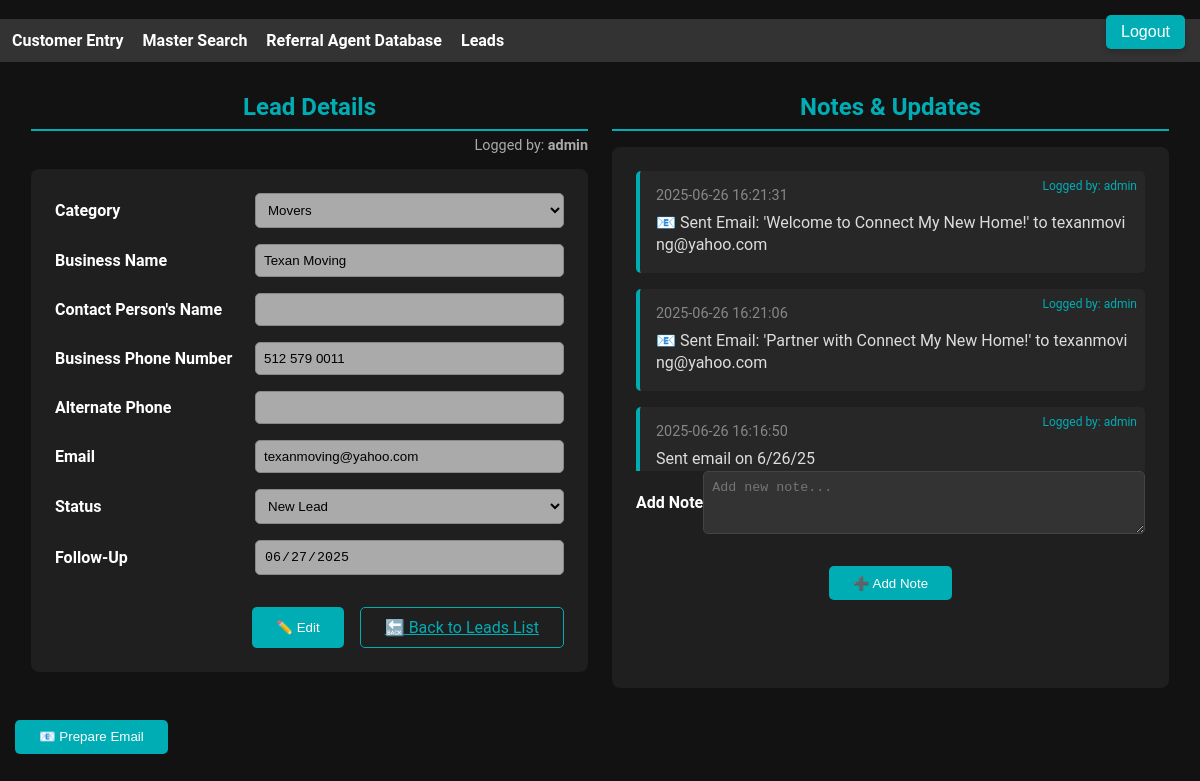
Page /leads_central/view/3 on the committed database.
### tables this page shows
CREATE TABLE leads (
                id INTEGER PRIMARY KEY AUTOINCREMENT,
                category TEXT,
                business_name TEXT,
                contact_name TEXT,
                contact_info TEXT,
                number TEXT,
                email TEXT,
                notes TEXT,
                timestamp TEXT,
                status TEXT,
                follow_up TEXT,
                created_by TEXT
            , display_order INTEGER DEFAULT 0);

CREATE TABLE lead_notes (
    note_id INTEGER PRIMARY KEY AUTOINCREMENT,
    lead_id INTEGER,
    note TEXT,
    timestamp TEXT,
    created_by TEXT,
    FOREIGN KEY (lead_id) REFERENCES leads(id)
);

### plugins/leads_central/leads_central.py (the view)
@leads_central_bp.route("/view/<int:lead_id>")
def view_lead(lead_id):
    with sqlite3.connect(DB_FILE) as conn:
        lead = conn.execute("SELECT * FROM leads WHERE id=?", (lead_id,)).fetchone()
        notes = conn.execute(
            "SELECT * FROM lead_notes WHERE lead_id=? ORDER BY timestamp DESC",
            (lead_id,)
        ).fetchall()
    return render_template("view_lead.html", lead=lead, notes=notes)

### plugins/leads_central/templates/view_lead.html (shortened to what this page needs)
﻿{% extends 'index.html' %}
{% block content %}
<a href="{{ url_for('login_plugin.logout') }}" class="logout-btn">Logout</a>
<div class="container py-5">
    <div class="content-frames">
        <div class="frame">
            <div class="header"><h2>Lead Details</h2></div>
<p style="font-size:0.9rem; color:#aaa; text-align:right; margin-top:-10px; margin-bottom:15px;">
    Logged by: <strong>{{ lead[11] if lead[11] else 'Unknown' }}</strong>
</p>
            <form class="card">
                <div class="form-group">
                    <label>Category</label>
                    <select id="field-category" class="form-select" disabled>
                        {% for cat in ['Movers','Realtors','Property Management','Insurance','Inspectors','Title Companies','Mortgage Companies'] %}
                            <option value="{{ cat }}" {% if lead[1] == cat %}selected{% endif %}>{{ cat }}</option>
                        {% endfor %}
                    </select>
                </div>
                <div class="form-group">
                    <label>Business Name</label>
                    <input id="field-business-name" class="form-control" value="{{ lead[2] }}" disabled>
                </div>
                <div class="form-group">
                    <label>Contact Person's Name</label>
                    <input id="field-contact-name" class="form-control" value="{{ lead[3] }}" disabled>
                </div>
                <div class="form-group">
                    <label>Business Phone Number</label>
                    <input id="field-number" class="form-control" value="{{ lead[5] }}" disabled>
                </div>
                <div class="form-group">
                    <label>Alternate Phone</label>
                    <input id="field-contact-info" class="form-control" value="{{ lead[4] }}" disabled>
                </div>
                <div class="form-group">
                    <label>Email</label>
                    <input id="field-email" class="form-control" value="{{ lead[6] }}" disabled>
                </div>
                <div class="form-group">
                    <label>Status</label>
                    <select id="field-status" class="form-select" disabled>
                        {% for status in ['New Lead','Contacted','Follow-up','Negotiating','Acquired','Lost / Deleted'] %}
                            <option value="{{ status }}" {% if lead[9] == status %}selected{% endif %}>{{ status }}</option>
                        {% endfor %}
                    </select>
                </div>
                <div class="form-group">
                    <label>Follow-Up</label>
                    <input type="date" id="field-follow-up" class="form-control" value="{{ lead[10] }}" disabled>
                </div>
                <div style="display:flex; justify-content:flex-end; gap:1rem; flex-wrap: wrap;">
                    <button id="editBtn" type="button" class="btn btn-primary">✏️ Edit</button>
                    <a href="/leads_central/" class="btn btn-outline-primary">🔙 Back to Leads List</a>
                </div>
            </form>
        </div>
        <div class="frame">
            <div class="header"><h2>Notes & Updates</h2></div>
            <div class="card">
                <div class="notes-history">
                    {% set combined = notes + ([ (None, None, lead[7], lead[8], lead[11]) ] if lead[7] else []) %}
                    {% for note in combined|sort(attribute=3) | reverse %}
                    <div class="note-card" style="position: relative;">
                        <small>{{ note[3] }}</small>
                        <p>{{ note[2] }}</p>
                        <span style="position: absolute; top: 8px; right: 8px; color: #00ADB5; font-size: 0.75rem;">
                            Logged by: {{ note[4] if note[4] else 'Unknown' }}
                        </span>
                    </div>
                    {% else %}
                    <p class="text-muted">No notes yet.</p>
                    {% endfor %}
                </div>
                <form method="POST" action="/leads_central/add_note/{{ lead[0] }}">
                    <div class="form-group">
                        <label style="width:auto;">Add Note</label>
                        <textarea name="note" class="form-control" placeholder="Add new note..." rows="3" required></textarea>
                    </div>
                    <div style="text-align: center;"><button type="submit" class="btn btn-primary">➕ Add Note</button></div>
                </form>
            </div>
        </div>
    </div>
</div>
<button type="button" class="btn btn-primary" onclick="document.getElementById('emailModal').style.display='flex'">📧 Prepare Email</button>
{% endblock %}

### templates/index.html (shortened to what this page needs)
<!DOCTYPE html>
<html lang="en">
<head>
</head>
<body>
    <nav>
        <a href="/new_customer">Customer Entry</a>
        <a href="/customer_search">Master Search</a>
        <a href="/referral_agent_tracker">Referral Agent Database</a>
        <a href="/leads_central">Leads</a>
    </nav>
    <div class="content">
        {% block content %}
        {% endblock %}
    </div>
</body>
</html>

### templates/index.html (style rules this page uses)
body { font-family: Arial, sans-serif; margin: 0; padding: 0; }
nav { background-color: #333; padding: 12px; }
nav a { color: #fff; margin-right: 15px; text-decoration: none; font-weight: bold; }
.content { padding: 15px; }

### plugins/leads_central/templates/view_lead.html (style rules this page uses)
body { background-color: #121212; overflow-x: hidden; color: #ffffff; font-family: 'Roboto', sans-serif; }
.container { max-width: 1400px; padding: 1rem; }
.content-frames { display: flex; gap: 1.5rem; }
.frame { flex: 1; display: flex; flex-direction: column; }
.frame .card { flex: 1; display: flex; flex-direction: column; }
.card { background-color: #1f1f1f; border-radius: 8px; box-shadow: none; padding: 1.5rem; }
.header { border-bottom: 2px solid #00ADB5; padding-bottom: 0.5rem; margin-bottom: 1rem; }
.header h2 { color: #00ADB5; margin: 0; text-align: center; }
.form-group { display: flex; align-items: center; margin-bottom: 1rem; }
.form-group label { width: 200px; font-weight: bold; }
.form-control, .form-select { flex: 1; background-color: #333; border: 1px solid #444; color: #ddd; border-radius: 5px; padding: 0.5rem; }
.btn-primary { background-color: #00ADB5; border: none; border-radius: 5px; transition: transform 0.2s; padding: 0.6rem 1.5rem; margin-top: 1rem; }
.btn-outline-primary { border-color: #00ADB5; color: #00ADB5; border: 1px solid #00ADB5; background: transparent; border-radius: 5px; padding: 0.6rem 1.5rem; margin-top: 1rem; }
.notes-history { flex: 1; max-height: 300px; display: flex; flex-direction: column; gap: 1rem; overflow-y: auto; }
.note-card { background-color: #272727; border-left: 4px solid #00ADB5; padding: 1rem; border-radius: 5px; }
.note-card small { display: block; margin-bottom: 0.5rem; color: #888; font-size: 0.9rem; }
.note-card p { margin: 0; color: #ddd; line-height: 1.4; word-wrap: break-word; white-space: pre-wrap; word-break: break-all; }
.form-control:disabled, .form-select:disabled { background-color: #AAA !important; color: #000 !important; border-color: #888 !important; opacity: 1 !important; }
.logout-btn { position: fixed; top: 15px; right: 15px; background-color: #00ADB5; color: #ffffff; padding: 8px 15px; border-radius: 5px; text-decoration: none; font-family: Arial, sans-serif; box-shadow: 0 3px 6px rgba(0,0,0,0.2); transition: background-color 0.2s, transform 0.2s; z-index: 9999; }
@media only screen and (-webkit-min-device-pixel-ratio: 1) { .btn-primary, .btn-outline-primary, .logout-btn { color: #ffffff !important; background-color: #00ADB5 !important; } }
@media only screen and (-webkit-min-device-pixel-ratio: 1) { .btn-outline-primary { background-color: transparent !important; color: #00ADB5 !important; border: 1px solid #00ADB5 !important; } }
@media only screen and (-webkit-min-device-pixel-ratio: 1) { .form-select, .form-control { color: #ddd !important; background-color: #333 !important; border-color: #444 !important; } }

### rows in the picture
leads: created_by "admin", category "Movers", business_name "Texan Moving", number "512 579 0011", email "texanmoving@yahoo.com", status "New Lead", follow_up "06/27/2025", timestamp "2025-06-26 16:16:50", notes "Sent email on 6/26/25"
lead_notes: timestamp "2025-06-26 16:21:31", note "📧 Sent Email: 'Welcome to Connect My New Home!' to texanmoving@yahoo.com", created_by "admin"
lead_notes: timestamp "2025-06-26 16:21:06", note "📧 Sent Email: 'Partner with Connect My New Home!' to texanmoving@yahoo.com", created_by "admin"
